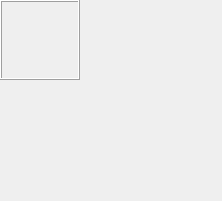
<?xml version="1.0" encoding="UTF-8"?>
<ui version="4.0">
 <class>Reunion</class>
 <widget class="QWidget" name="Reunion">
  <property name="geometry">
   <rect>
    <x>0</x>
    <y>0</y>
    <width>222</width>
    <height>201</height>
   </rect>
  </property>
  <property name="font">
   <font>
    <family>Agency FB</family>
   </font>
  </property>
  <property name="windowTitle">
   <string>Form</string>
  </property>
  <widget class="QFrame" name="frame">
   <property name="geometry">
    <rect>
     <x>0</x>
     <y>0</y>
     <width>80</width>
     <height>80</height>
    </rect>
   </property>
   <property name="frameShape">
    <enum>QFrame::Box</enum>
   </property>
   <property name="frameShadow">
    <enum>QFrame::Raised</enum>
   </property>
  </widget>
 </widget>
 <resources/>
 <connections/>
</ui>
